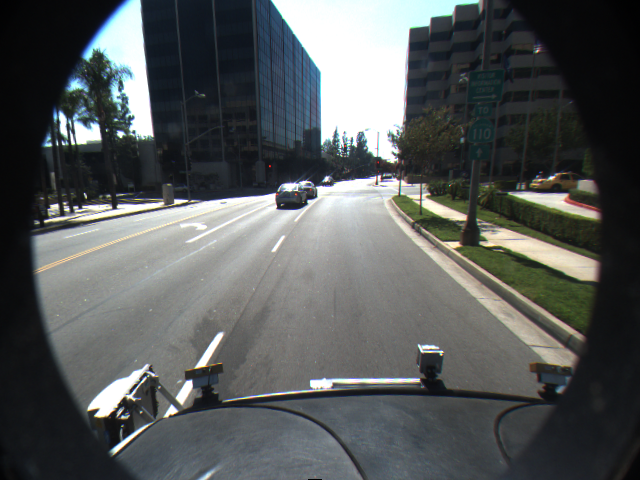
#> input picture src/dataset/images/f00114.png, 640 x 480 px; its folder holds 4 pictures in this run
$ python hough.py
#> lines starting #> are read from the running program, lines starting #| are printed output that depends on the picture; after the words box and inside, x2 and y2 are one past the last pixel; in counts of white or black regions, pixels touching at a corner belong together
#> further down, image1 is the input picture: shape (480, 640, 3); mean B, G, R 89.1, 89.1, 85.7
import cv2
import numpy as np
import time


def detect_lanes(image):
    # Pre-process the image
    gray = cv2.cvtColor(image, cv2.COLOR_BGR2GRAY)
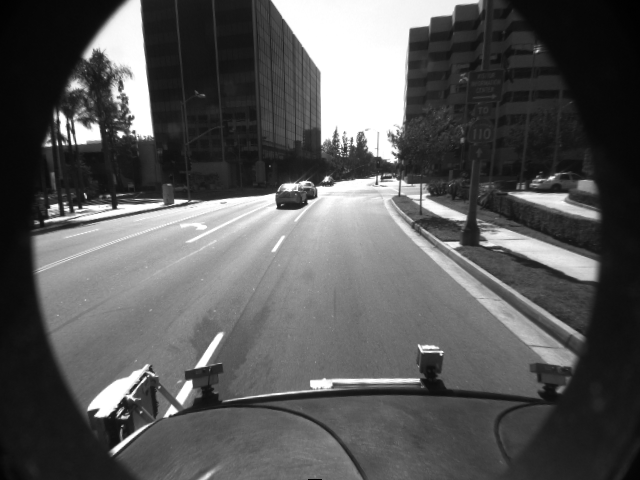
#> gray: shape (480, 640); min 0, max 255, mean 88.1
    blur = cv2.GaussianBlur(gray, (5, 5), 0)

    # Apply edge detection
    edges = cv2.Canny(blur, 50, 150)
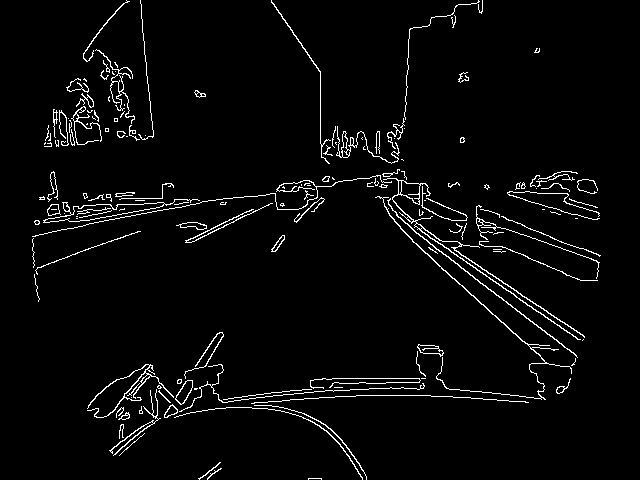
#> edges: shape (480, 640); 3.4% white in thin lines or dots, all inside (x1, y1, x2, y2) = (32, 0, 601, 480)

    # Use Hough transform to detect lines
    lines = cv2.HoughLinesP(edges, rho=1, theta=np.pi / 180, threshold=50, minLineLength=50, maxLineGap=10)
#> lines = 48 rows, first 6: [403, 221, 564, 347], [408, 220, 577, 339], [407, 217, 584, 336], [146, 213, 199, 203], [202, 201, 275, 193], [219, 399, 331, 386]

    # Filter out lines that are not likely to be lane lines
    lanes = []
    for line in lines:
        x1, y1, x2, y2 = line[0]
        slope = (y2 - y1) / (x2 - x1)
        if abs(slope) < 0.5:
            continue
        lanes.append(line)
#> this loop made 48 passes
#> (x1, y1, x2, y2, slope) on passes 1 to 12: (403, 221, 564, 347, 0.783), (408, 220, 577, 339, 0.704), (407, 217, 584, 336, 0.672), (146, 213, 199, 203, -0.189), (202, 201, 275, 193, -0.11), (219, 399, 331, 386, -0.116), (411, 239, 549, 364, 0.906), (150, 391, 201, 392, 0.0196), (477, 217, 599, 262, 0.369), (424, 229, 584, 337, 0.675), (120, 400, 194, 399, -0.0135), (222, 402, 305, 392, -0.12)
#> after the loop, lanes = 15 items, first 6: [[403, 221, 564, 347]], [[408, 220, 577, 339]], [[407, 217, 584, 336]], [[411, 239, 549, 364]], [[424, 229, 584, 337]], [[404, 128, 409, 29]]

    # Overlay the detected lanes on the original image
    output = image.copy()
    for lane in lanes:
        x1, y1, x2, y2 = lane[0]
        cv2.line(output, (x1, y1), (x2, y2), (0, 255, 0), 2)
#> this loop made 15 passes
#> (x1, y1, x2, y2) on passes 1 to 12: (403, 221, 564, 347), (408, 220, 577, 339), (407, 217, 584, 336), (411, 239, 549, 364), (424, 229, 584, 337), (404, 128, 409, 29), (141, 16, 153, 136), (271, 2, 320, 72), (412, 241, 547, 363), (320, 143, 320, 71), (379, 196, 432, 239), (109, 414, 150, 364)
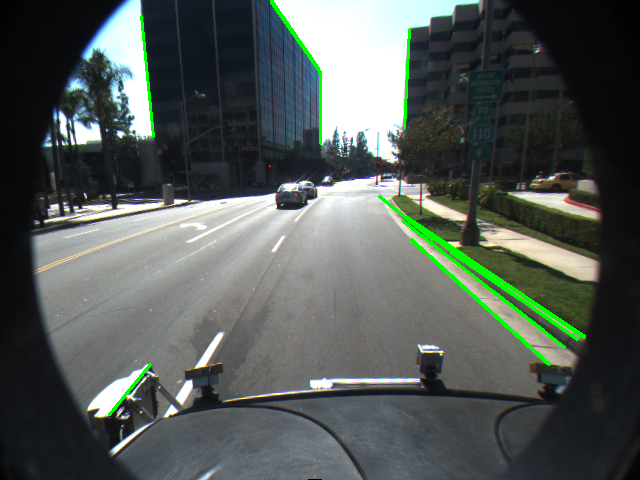
#> output: shape (480, 640, 3); 1.48% of pixels changed, all inside (x1, y1, x2, y2) = (108, 0, 586, 416)

    return output


# Test the lane detection function on sample images
for i in range(114, 143):
    image1 = cv2.imread("../dataset/images/f00{index}.png".format(index=i))
    lane_image1 = detect_lanes(image1)
    cv2.imshow("result", lane_image1)
    time.sleep(0.2)
    cv2.waitKey(1)
#> pass 2 of the loop `for i in range(114, 143):`:
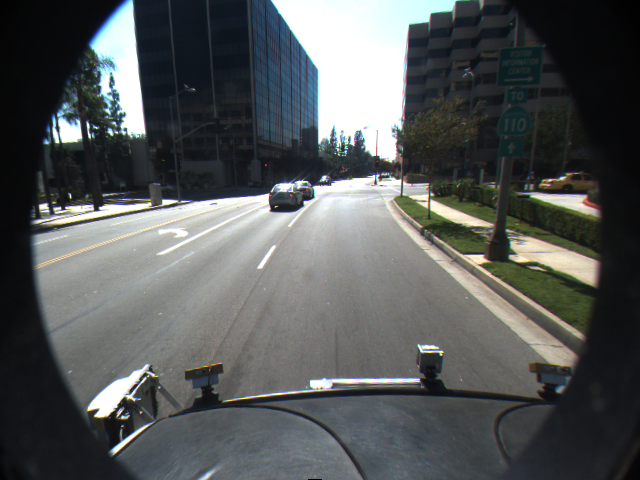
#> input picture src/dataset/images/f00115.png, 640 x 480 px
#> image1 is the input picture: shape (480, 640, 3); mean B, G, R 88.7, 88.8, 85.5
#> in detect_lanes (call 2), `edges = cv2.Canny(blur, 50, 150)`:
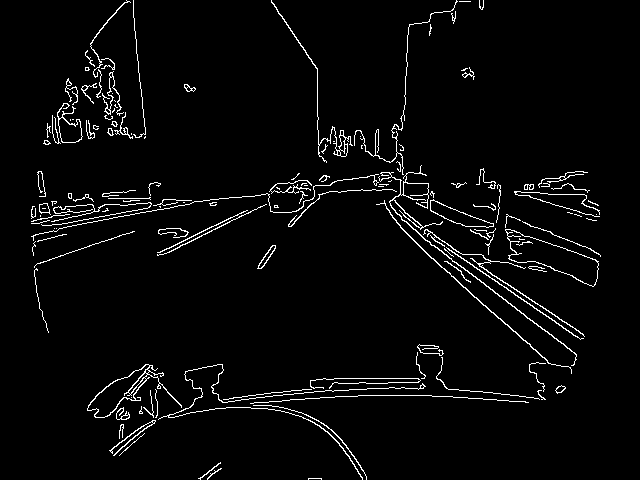
#> edges: shape (480, 640); 3.4% white in thin lines or dots, all inside (x1, y1, x2, y2) = (31, 0, 601, 480)
#> lines = 49 rows, first 6: [449, 250, 580, 339], [422, 237, 575, 353], [419, 246, 548, 363], [479, 266, 582, 333], [326, 192, 403, 188], [222, 402, 315, 391]
#> the loop in detect_lanes (call 2), `for line in lines:` made 49 passes
#> (x1, y1, x2, y2, slope) on passes 1 to 8: (449, 250, 580, 339, 0.679), (422, 237, 575, 353, 0.758), (419, 246, 548, 363, 0.907), (479, 266, 582, 333, 0.65), (326, 192, 403, 188, -0.0519), (222, 402, 315, 391, -0.118), (446, 388, 544, 398, 0.102), (59, 228, 210, 199, -0.192)
#> after the loop in detect_lanes (call 2), `for line in lines:`: lanes = 22 items, first 6: [[449, 250, 580, 339]], [[422, 237, 575, 353]], [[419, 246, 548, 363]], [[479, 266, 582, 333]], [[427, 225, 466, 280]], [[409, 236, 551, 364]]
#> the loop in detect_lanes (call 2), `for lane in lanes:` made 22 passes
#> after the loop in detect_lanes (call 2), `for lane in lanes:`:
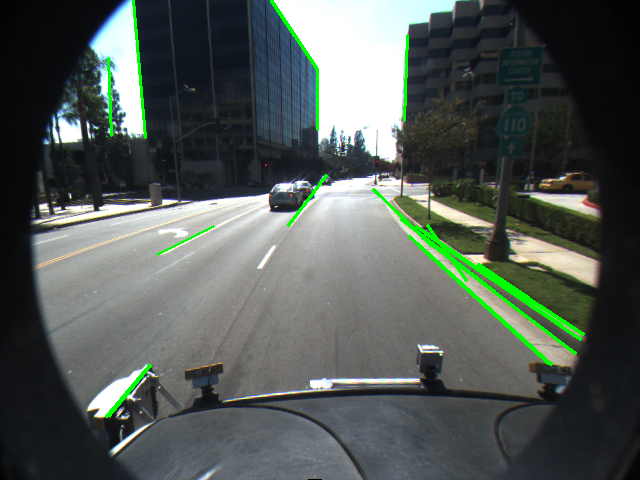
#> output: shape (480, 640, 3); 1.73% of pixels changed, all inside (x1, y1, x2, y2) = (105, 0, 585, 418)
#> pass 3 of the loop `for i in range(114, 143):`:
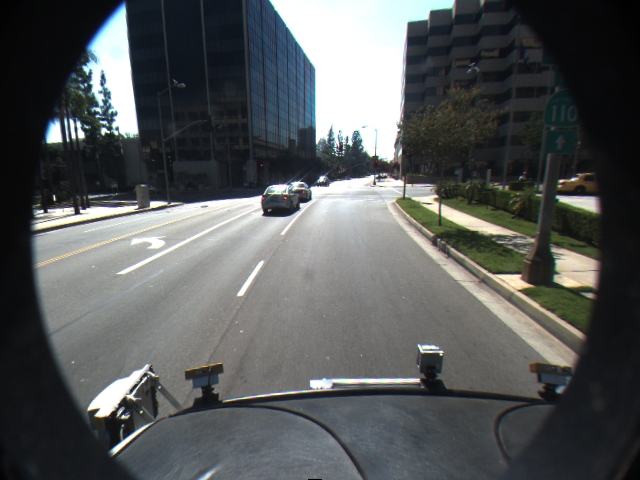
#> input picture src/dataset/images/f00116.png, 640 x 480 px
#> image1 is the input picture: shape (480, 640, 3); mean B, G, R 89, 88.9, 85.7
#> in detect_lanes (call 3), `edges = cv2.Canny(blur, 50, 150)`:
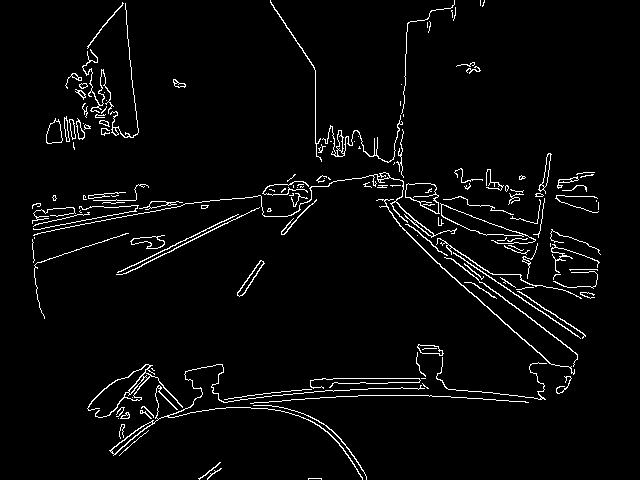
#> edges: shape (480, 640); 3.5% white in thin lines or dots, all inside (x1, y1, x2, y2) = (32, 0, 601, 480)
#> lines = 48 rows, first 6: [431, 244, 577, 354], [419, 245, 551, 364], [517, 291, 585, 335], [437, 242, 580, 338], [117, 272, 237, 214], [269, 401, 319, 398]
#> the loop in detect_lanes (call 3), `for line in lines:` made 48 passes
#> line on passes 14 to 21: [[37, 262, 127, 233]], [[322, 378, 437, 378]], [[55, 225, 182, 202]], [[125, 8, 138, 132]], [[76, 124, 127, 137]], [[431, 202, 503, 227]], [[220, 199, 298, 193]], [[270, 1, 315, 71]]
#> the loop in detect_lanes (call 3), `for lane in lanes:` made 23 passes
#> after the loop in detect_lanes (call 3), `for lane in lanes:`:
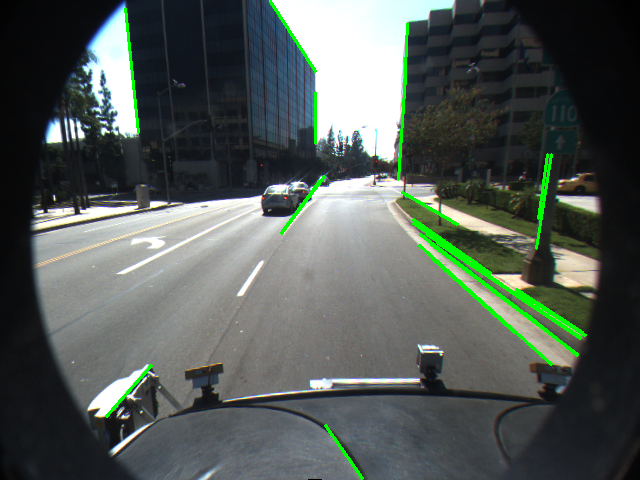
#> output: shape (480, 640, 3); 1.87% of pixels changed, all inside (x1, y1, x2, y2) = (105, 0, 587, 480)
#> (the run stopped early here; a loop or call above may not have finished)
